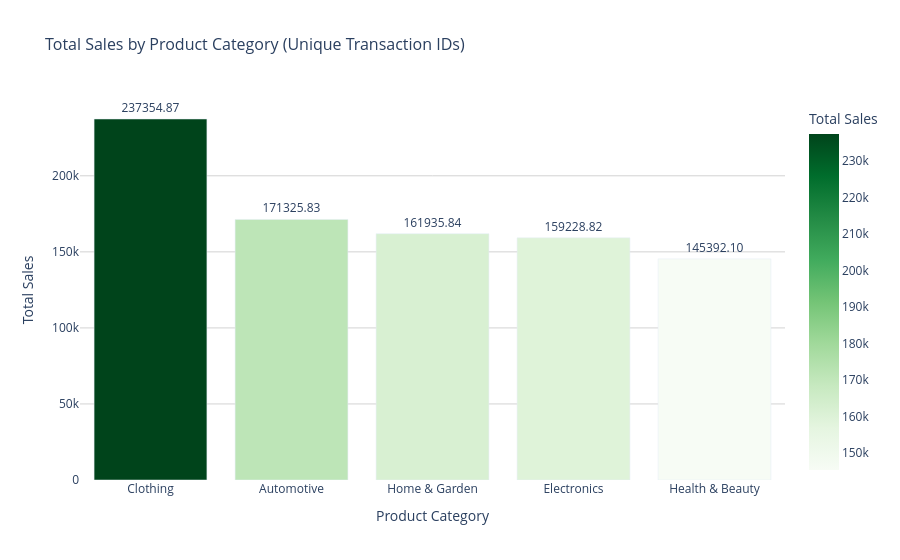

Source (notebook cell):
### Markdown cell above
Description:
1. Why was this visualization created?
This visualization was created to identify and highlight the bottom 15 locations by total sales in a dataset, based on aggregated sales grouped by unique transaction IDs. It focuses on the locations contributing the least to total sales to understand distribution imbalances or underperforming areas.

2. What question does it address?
The visualization addresses the following questions:

    2.1 Which locations generate the least sales revenue?
    
    2.2 How much do these bottom-performing locations contribute to the total sales in percentage terms?
    
    2.3 Are there locations with no recorded sales at all?

Visualization Type: Bar graph
Variables: Amount, Location, unique TransactionID

Key Observations:
1. Most of the bottom locations (11 out of 15) contributed 0.00% to the total sales, indicating that they had no recorded transactions.
2. The top two lowest-performing locations, North Williamton and Gonzalezborough, generated small sales of 10.21 and 10.14, contributing negligibly (close to 0%) to total sales.
3. Locations like South Cheryl, West Jasonview, and North Zacharystad have no recorded sales at all, alongside others in the bottom list.

Insights:
1. Underperforming Areas:
Locations with no recorded sales (0.00%) indicate potential operational issues, such as lack of market presence, limited accessibility, or system errors in transaction recording.
2. Marginal Contribution of Sales:
The negligible contribution of North Williamton and Gonzalezborough suggests these locations may require targeted strategies, such as promotions or better resource allocation, to increase sales performance.
3. Data Disparity:
A stark imbalance exists between locations with measurable sales and those with none, suggesting the need to investigate operational coverage, product availability, or errors in data collection for certain regions.

### Code cell
# Ensure the 'Amount' column is numeric
final_combined_dataset['Amount'] = pd.to_numeric(final_combined_dataset['Amount'], errors='coerce')

# Step 1: Group by TransactionID and remove duplicates
unique_transactions = final_combined_dataset.drop_duplicates(subset='TransactionID')

# Step 2: Group by ProductCategory and TransactionID to calculate the total sales (sum of Amount) for each unique TransactionID
unique_transaction_sales = unique_transactions.groupby(['ProductCategory', 'TransactionID']).agg({'Amount': 'sum'}).reset_index()

# Step 3: Aggregate total sales for each ProductCategory
product_category_sales = unique_transaction_sales.groupby('ProductCategory').agg({'Amount': 'sum'}).reset_index()

# Step 4: Sort by Amount in descending order to get the highest sales at the top
product_category_sales = product_category_sales.sort_values('Amount', ascending=False)

# Step 5: Round the Amount column to two decimal places
product_category_sales['Amount'] = product_category_sales['Amount'].round(2)

# Step 6: Plotting the bar chart using Plotly
fig = px.bar(
    product_category_sales,
    x='ProductCategory',
    y='Amount',
    title="Total Sales by Product Category (Unique Transaction IDs)",
    labels={'Amount': 'Total Sales', 'ProductCategory': 'Product Category'},
    color='Amount',  # Color by total sales amount
    color_continuous_scale='Greens',  # Green color scale where darkest = highest sales
    text='Amount',  # Add sales amount as annotations on the bars
)

# Step 7: Update hover template and layout
fig.update_traces(
    texttemplate='%{text:.2f}',  # Format text annotations to show two decimal places
    textposition='outside',  # Place annotations outside the bars
    hovertemplate='Product Category: %{x}<br>Sales: %{y:.2f}<extra></extra>'  # Custom hover text
)

fig.update_layout(
    plot_bgcolor='white',
    xaxis_title="Product Category",
    yaxis_title="Total Sales",
    yaxis=dict(
        showgrid=True,  # Enable horizontal gridlines
        gridcolor='lightgray'  # Set gridline color to light gray
    ),
    showlegend=False,  # Hide legend
    title_font=dict(size=16)  # Adjust title font size
)

# Step 8: Show the figure
fig.show()

### Figure 1 — Plotly figure (JSON) as saved in the notebook; plotly's stock layout.template omitted (floating-point values rounded to 4 significant figures)
{"data": [{"alignmentgroup": "True", "hovertemplate": "Product Category: %{x}<br>Sales: %{y:.2f}<extra></extra>", "legendgroup": "", "marker": {"color": [237400.0, 171300.0, 161900.0, 159200.0, 145400.0], "coloraxis": "coloraxis", "pattern": {"shape": ""}}, "name": "", "offsetgroup": "", "orientation": "v", "showlegend": false, "text": [237400.0, 171300.0, 161900.0, 159200.0, 145400.0], "textposition": "outside", "texttemplate": "%{text:.2f}", "type": "bar", "x": ["Clothing", "Automotive", "Home & Garden", "Electronics", "Health & Beauty"], "xaxis": "x", "y": [237400.0, 171300.0, 161900.0, 159200.0, 145400.0], "yaxis": "y"}], "layout": {"autosize": true, "barmode": "relative", "coloraxis": {"colorbar": {"title": {"text": "Total Sales"}}, "colorscale": [[0, "rgb(247,252,245)"], [0.125, "rgb(229,245,224)"], [0.25, "rgb(199,233,192)"], [0.375, "rgb(161,217,155)"], [0.5, "rgb(116,196,118)"], [0.625, "rgb(65,171,93)"], [0.75, "rgb(35,139,69)"], [0.875, "rgb(0,109,44)"], [1, "rgb(0,68,27)"]]}, "legend": {"tracegroupgap": 0}, "plot_bgcolor": "white", "showlegend": false, "title": {"font": {"size": 16}, "text": "Total Sales by Product Category (Unique Transaction IDs)"}, "xaxis": {"anchor": "y", "autorange": true, "domain": [0, 1], "range": [-0.5, 4.5], "title": {"text": "Product Category"}, "type": "category"}, "yaxis": {"anchor": "x", "autorange": true, "domain": [0, 1], "gridcolor": "lightgray", "range": [0, 249800.0], "showgrid": true, "title": {"text": "Total Sales"}, "type": "linear"}}}
